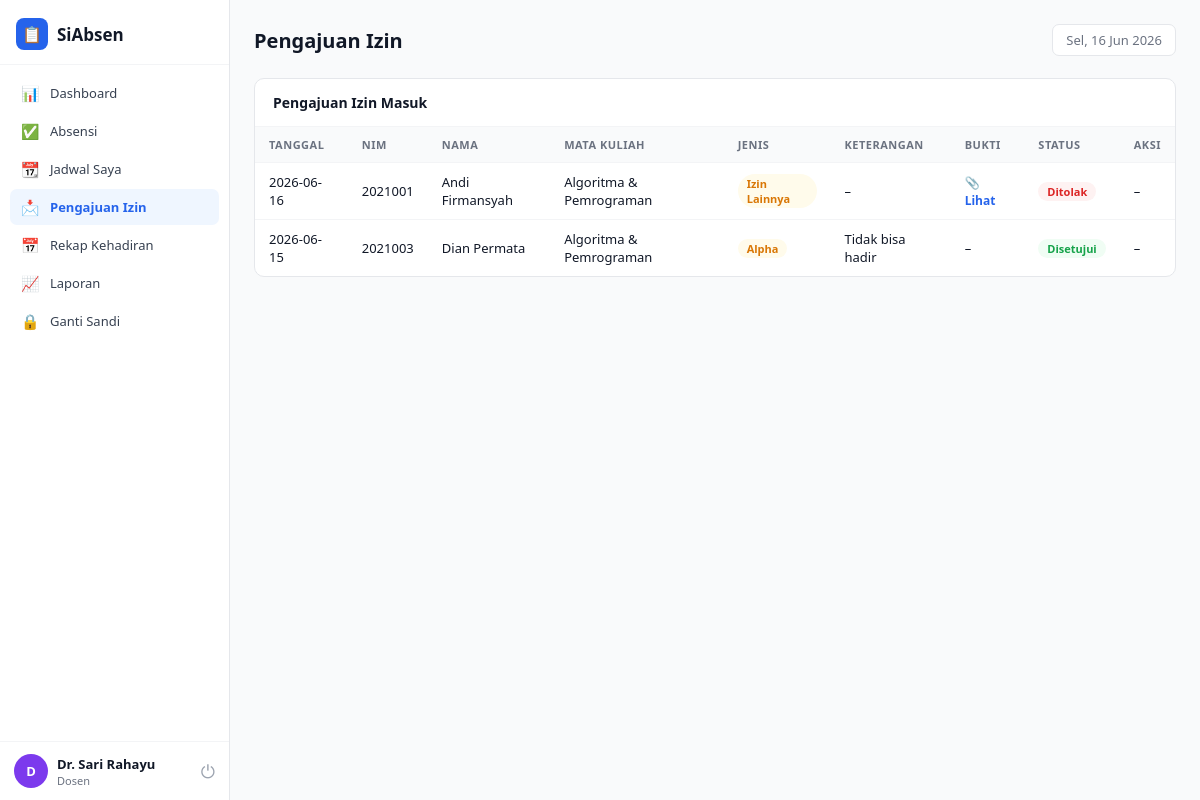
Page /siabsen/izin_masuk.php (signed in) on the committed database.
### tables this page shows
CREATE TABLE `izin` (
  `id` varchar(30) NOT NULL,
  `nim` varchar(20) NOT NULL,
  `nama` varchar(100) NOT NULL,
  `mk` varchar(100) NOT NULL,
  `jadwal_id` varchar(20) DEFAULT NULL,
  `tanggal` date NOT NULL,
  `jenis` enum('izin-sakit','izin-keluarga','izin-akademik','izin-lain','alpha') NOT NULL,
  `keterangan` text DEFAULT NULL,
  `bukti_file` varchar(255) DEFAULT NULL,
  `status` enum('pending','disetujui','ditolak') DEFAULT 'pending',
  `created_at` timestamp NOT NULL DEFAULT current_timestamp()
);

### siabsen/izin_masuk.php (the view, shortened to what this page needs)
<?php
require_once __DIR__ . '/includes/functions.php';
$db = getDB();
$user = currentUser();
if ($user['role'] === 'dosen') {
    $myMksStmt = $db->prepare("SELECT mk FROM jadwal WHERE dosen_id=?");
    $myMksStmt->execute([$user['id']]);
    $myMks = array_column($myMksStmt->fetchAll(), 'mk');
    if ($myMks) {
        $in = implode(',', array_fill(0, count($myMks), '?'));
        $stmt = $db->prepare("SELECT * FROM izin WHERE mk IN ($in) ORDER BY created_at DESC");
        $stmt->execute($myMks);
        $list = $stmt->fetchAll();
    } else {
        $list = [];
    }
} else {
    $list = $db->query("SELECT * FROM izin ORDER BY created_at DESC")->fetchAll();
}
include __DIR__ . '/includes/header.php';
?>
<div class="card">
  <div class="card-header"><h3>Pengajuan Izin Masuk</h3></div>
  <table>
    <thead><tr><th>Tanggal</th><th>NIM</th><th>Nama</th><th>Mata Kuliah</th><th>Jenis</th><th>Keterangan</th><th>Bukti</th><th>Status</th><th>Aksi</th></tr></thead>
    <tbody>
      <?php if (!$list): ?>
        <tr><td colspan="9"><div class="empty"><div class="eico">📩</div>Tidak ada pengajuan</div></td></tr>
      <?php else: foreach ($list as $i): ?>
        <tr>
          <td><?= $i['tanggal'] ?></td>
          <td><?= htmlspecialchars($i['nim']) ?></td>
          <td><?= htmlspecialchars($i['nama']) ?></td>
          <td><?= htmlspecialchars($i['mk']) ?></td>
          <td><span class="badge bg-yellow"><?= jenisLabel($i['jenis']) ?></span></td>
          <td><?= htmlspecialchars($i['keterangan'] ?: '–') ?></td>
          <td>
            <?php if ($i['bukti_file']): ?>
              <a class="bukti-link" href="<?= htmlspecialchars($i['bukti_file']) ?>" target="_blank">📎 Lihat</a>
            <?php else: ?>–<?php endif; ?>
          </td>
          <td><?= izinStatusBadge($i['status']) ?></td>
          <td>
            <?php if ($i['status']==='pending'): ?>
              <form method="POST" style="display:inline">
                <input type="hidden" name="id" value="<?= $i['id'] ?>">
                <button class="btn-sm bs" name="action" value="approve" style="margin-right:4px">✓ Setuju</button>
                <button class="btn-sm bd" name="action" value="reject">✗ Tolak</button>
              </form>
            <?php else: ?>–<?php endif; ?>
          </td>
        </tr>
      <?php endforeach; endif; ?>
    </tbody>
  </table>
</div>
<?php include __DIR__ . '/includes/footer.php'; ?>

### siabsen/includes/functions.php (shortened to what this page needs)
<?php
function jenisLabel($j) {
    $map = [
        'izin-sakit'    => 'Izin Sakit',
        'izin-keluarga' => 'Izin Keluarga',
        'izin-akademik' => 'Izin Akademik',
        'izin-lain'     => 'Izin Lainnya',
        'alpha'         => 'Alpha',
        'hadir'         => 'Hadir',
        'terlambat'     => 'Terlambat',
    ];
    return $map[$j] ?? $j;
}
function izinStatusBadge($s) {
    $map = [
        'pending'   => ['bg-yellow', 'Pending'],
        'disetujui' => ['bg-green',  'Disetujui'],
        'ditolak'   => ['bg-red',    'Ditolak'],
    ];
    $v = $map[$s] ?? ['bg-gray', $s];
    return '<span class="badge ' . $v[0] . '">' . $v[1] . '</span>';
}

### siabsen/assets/css/style.css (style rules this page uses)
* { margin:0; padding:0; box-sizing:border-box; }
:root { --primary:#2563EB; --primary-light:#EFF6FF; --primary-dark:#1D4ED8; --success:#16A34A; --success-light:#F0FDF4; --warning:#D97706; --warning-light:#FFFBEB; --danger:#DC2626; --danger-light:#FEF2F2; --purple:#7C3AED; --purple-light:#F5F3FF; --gray-50:#F9FAFB; --gray-100:#F3F4F6; --gray-200:#E5E7EB; --gray-300:#D1D5DB; --gray-400:#9CA3AF; --gray-500:#6B7280; --gray-700:#374151; --gray-900:#111827; --white:#FFFFFF; --sidebar-w:230px; --font:'Segoe UI',system-ui,sans-serif; }
body { font-family:var(--font); background:var(--gray-50); color:var(--gray-900); min-height:100vh; }
a { text-decoration:none; color:inherit; }
.card { background:var(--white); border:1px solid var(--gray-200); border-radius:10px; overflow:hidden; margin-bottom:20px; }
.card-header { padding:14px 18px; display:flex; align-items:center; justify-content:space-between; border-bottom:1px solid var(--gray-100); flex-wrap:wrap; gap:10px; }
.card-header h3 { font-size:14px; font-weight:700; }
table { width:100%; border-collapse:collapse; }
th { font-size:11px; font-weight:700; color:var(--gray-500); text-transform:uppercase; letter-spacing:.5px; padding:10px 14px; text-align:left; background:var(--gray-50); }
td { font-size:13px; padding:10px 14px; border-top:1px solid var(--gray-100); vertical-align:middle; }
.badge { display:inline-flex; align-items:center; padding:2px 9px; border-radius:20px; font-size:11px; font-weight:700; }
.bg-green { background:var(--success-light); color:var(--success); }
.bg-red { background:var(--danger-light); color:var(--danger); }
.bg-yellow { background:var(--warning-light); color:var(--warning); }
.bukti-link { font-size:12px; color:var(--primary); font-weight:600; }

### rows in the picture
izin: tanggal "2026-06-16", nim "2021001", nama "Andi Firmansyah", mk "Algoritma & Pemrograman", jenis "Izin Lainnya", keterangan "–", status "Ditolak"
izin: tanggal "2026-06-15", nim "2021003", nama "Dian Permata", mk "Algoritma & Pemrograman", jenis "Alpha", keterangan "Tidak bisa hadir", status "Disetujui"

### other values in the picture
$item['ico'] "📊"
$item['label'] "Dashboard"
$item['ico'] "✅"
$item['label'] "Absensi"
$item['ico'] "📆"
$item['label'] "Jadwal Saya"
$item['ico'] "📩"
$item['label'] "Pengajuan Izin"
$item['ico'] "📅"
$item['label'] "Rekap Kehadiran"
$item['ico'] "📈"
$item['label'] "Laporan"
$item['ico'] "🔒"
$item['label'] "Ganti Sandi"
mb_substr($user['name'],0,1) "D"
